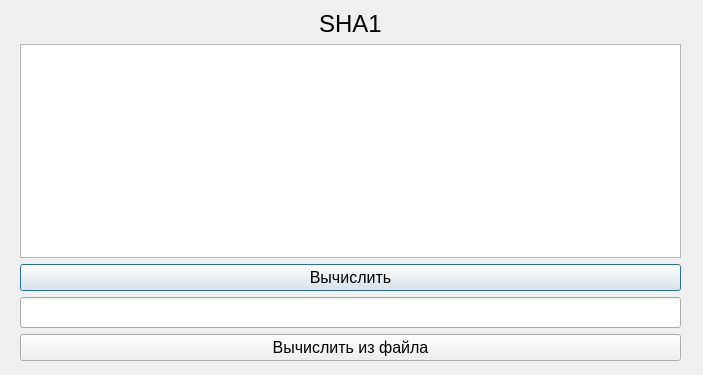
<?xml version="1.0" encoding="UTF-8"?>
<ui version="4.0">
 <class>SHA1</class>
 <widget class="QDialog" name="SHA1">
  <property name="geometry">
   <rect>
    <x>0</x>
    <y>0</y>
    <width>703</width>
    <height>375</height>
   </rect>
  </property>
  <property name="windowTitle">
   <string>SHA1</string>
  </property>
  <widget class="QWidget" name="layoutWidget">
   <property name="geometry">
    <rect>
     <x>20</x>
     <y>10</y>
     <width>661</width>
     <height>351</height>
    </rect>
   </property>
   <layout class="QVBoxLayout" name="verticalLayout">
    <item>
     <widget class="QLabel" name="cypherName">
      <property name="font">
       <font>
        <pointsize>18</pointsize>
       </font>
      </property>
      <property name="text">
       <string>SHA1</string>
      </property>
      <property name="alignment">
       <set>Qt::AlignCenter</set>
      </property>
     </widget>
    </item>
    <item>
     <widget class="QTextEdit" name="input">
      <property name="font">
       <font>
        <pointsize>14</pointsize>
       </font>
      </property>
     </widget>
    </item>
    <item>
     <widget class="QPushButton" name="calculate">
      <property name="font">
       <font>
        <pointsize>12</pointsize>
       </font>
      </property>
      <property name="text">
       <string>Вычислить</string>
      </property>
     </widget>
    </item>
    <item>
     <widget class="QLineEdit" name="output">
      <property name="font">
       <font>
        <pointsize>14</pointsize>
       </font>
      </property>
      <property name="readOnly">
       <bool>true</bool>
      </property>
     </widget>
    </item>
    <item>
     <widget class="QPushButton" name="calculate_from_file">
      <property name="font">
       <font>
        <pointsize>12</pointsize>
       </font>
      </property>
      <property name="text">
       <string>Вычислить из файла</string>
      </property>
     </widget>
    </item>
   </layout>
  </widget>
 </widget>
 <resources/>
 <connections/>
</ui>
